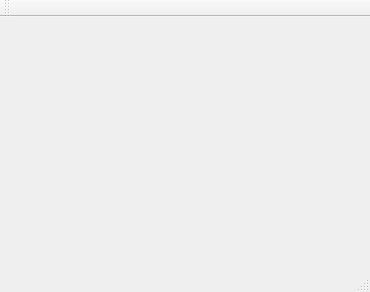
<?xml version="1.0" encoding="UTF-8"?>
<ui version="4.0">
 <class>MainWindow</class>
 <widget class="QMainWindow" name="MainWindow">
  <property name="geometry">
   <rect>
    <x>0</x>
    <y>0</y>
    <width>370</width>
    <height>292</height>
   </rect>
  </property>
  <property name="windowTitle">
   <string>MainWindow</string>
  </property>
  <widget class="QWidget" name="centralWidget"/>
  <widget class="QMenuBar" name="menuBar">
   <property name="geometry">
    <rect>
     <x>0</x>
     <y>0</y>
     <width>370</width>
     <height>23</height>
    </rect>
   </property>
  </widget>
  <widget class="QToolBar" name="mainToolBar">
   <attribute name="toolBarArea">
    <enum>TopToolBarArea</enum>
   </attribute>
   <attribute name="toolBarBreak">
    <bool>false</bool>
   </attribute>
  </widget>
  <widget class="QStatusBar" name="statusBar"/>
 </widget>
 <layoutdefault spacing="6" margin="11"/>
 <resources/>
 <connections/>
</ui>
